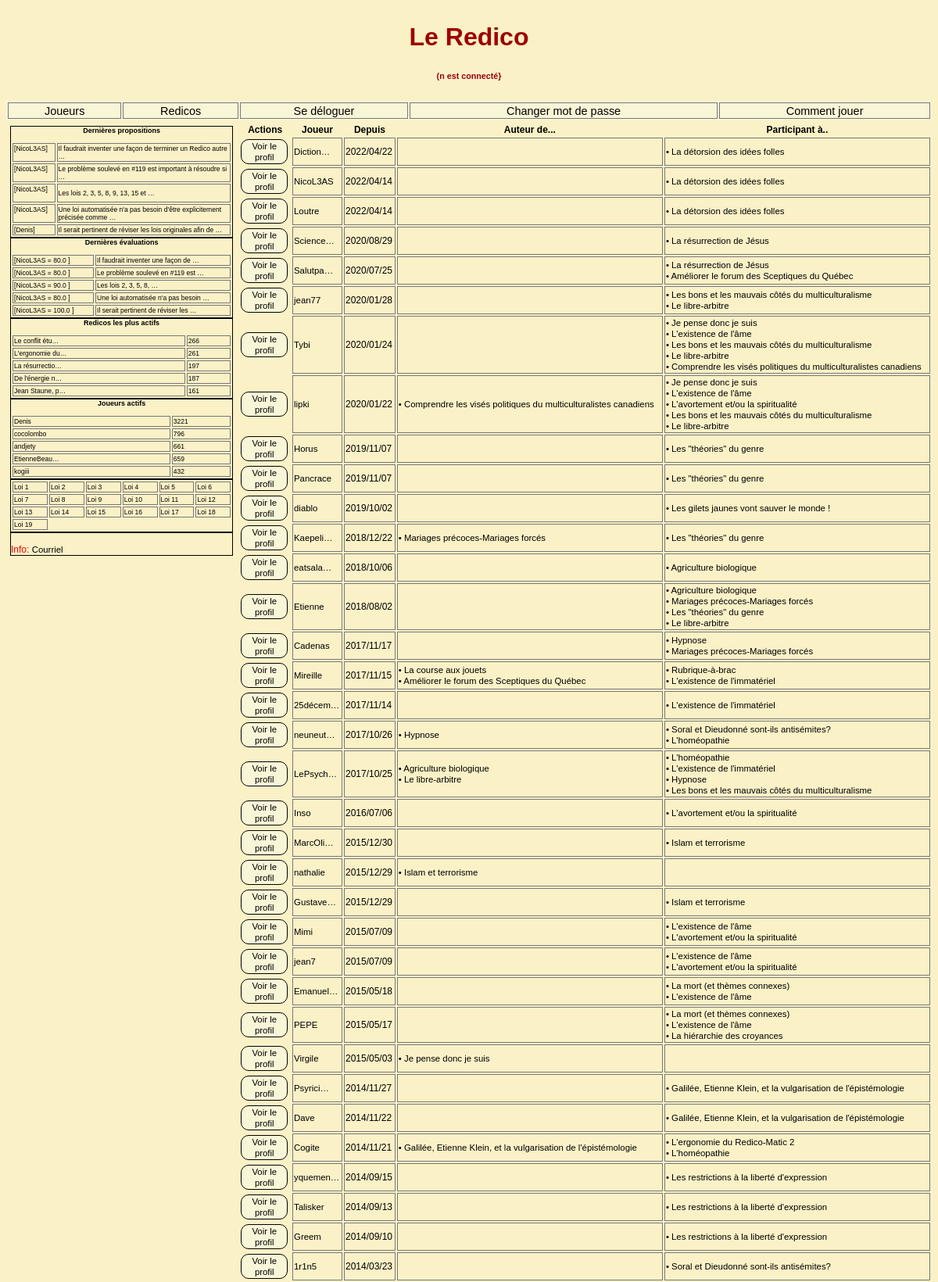
The app's page /joueurs/ (signed in, upper part) with its own data.
### redicos/models.py (models this page shows, shortened)
class Redico(models.Model):
    titre = models.TextField(unique=True)
    createur = models.ForeignKey(User, editable=False, on_delete=models.CASCADE, related_name='Redico_createur')
    debut = models.DateTimeField(auto_now_add=True)
    actif = models.BooleanField(default=True, editable=True)

### joueurs/views.py (the view)
# urls.py: re_path(r'^joueurs/$',  joueurs_views.index,
def index(request):
    joueurs = Joueur.objects.exclude(evaluation__joueur__id=None).distinct()
    joueurs = joueurs.order_by('-date_joined')
    c = {'request':request,
         'joueurs':joueurs,
         'show_profil'     : True,
         'show_add_redico' : True,
         'show_add_prop'   : False,
         'show_add_eval'   : False,
         'show_edit_redico': False,
         'show_edit_prop'  : False,
         'show_edit_eval'  : False
         }
    return render(request,  "joueurs/index.html",c)

### joueurs/models.py (called while the page is built)
    def __str__(self):
        return u"%s" % (self.username)

    def redsAuteurList(self):
        from redicos.models import Redico
        return Redico.objects.filter(createur=self.id).\
                              values(RedId=F('proposition__redico__id'),
                                     RedCreateur=F('proposition__redico__createur'),
                                     RedTitre=F('proposition__redico__titre'),
                                     RedDate=F('proposition__redico__debut')).distinct()

    def redsParticipantsList(self):
        from evaluations.models import Evaluation
        l1  = Evaluation.objects.filter(joueur=self.id). \
                            values(RedId=F('proposition__redico__id'),
                                   RedCreateur=F('proposition__redico__createur'),
                                   RedTitre=F('proposition__redico__titre'),
                                   RedDate=F('proposition__redico__debut')).distinct()
        l2 = self.redsAuteurList()
        return l1.difference(l2)

### redicos/context_processors.py (called while the page is built)
def redicos_importants(request):
    redicos_importants = Proposition.objects.all().values('redico__id', 'redico__titre').annotate(cnt=Count('redico')).order_by('-cnt')[:nb_Items]
    return { 'redicos_importants': redicos_importants, }

def redicos_dynamiques(request):
    redicos_dynamiques = Proposition.objects.all().values('redico__id', 'redico__titre').annotate(cnt=Count('redico')).order_by('-cnt')[:nb_Items]
    return {'redicos_dynamiques': redicos_dynamiques, }

def dern_props(request):
    dernieres_props = Proposition.objects.all().values('texte', 'redico__id', 'sequence', 'auteur__id', 'auteur__username').order_by('-id')[:nb_Items]
    return {'dern_props': dernieres_props, }

def dern_evals(request):
    dernieres_evals = Evaluation.objects.all().values('proposition__sequence',
                                                      'proposition__redico__id',
                                                      'proposition__texte',
                                                      'joueur__username',
                                                      'eval').order_by('-id')[:nb_Items]
    return {'dern_evals': dernieres_evals, }

def joueurs_actifs(request):
    joueurs_actifs = Evaluation.objects.all().values('joueur__username', 'joueur__id').annotate(cnt=Count('joueur')).order_by('-cnt')[:nb_Items]
    return {'joueurs_actifs': joueurs_actifs,}

### templates/joueurs/index.html (shortened to what this page needs)
{% extends 'base.html' %}
{% load i18n %}
{% load evaluations_tags %}
{% block index-detail %}
    <div class="div-index-detail">
        <table class="joueurs-index">
            <thead>
                <tr>
                <th>Actions</th>
                <th>Joueur</th>
                <th>Depuis</th>
                <th>Auteur de... </th>
                <th>Participant à..</th></tr>
            </thead>
            <tbody>
                {% for joueur in joueurs %}
                     <tr>
                     <div>
                       <td class="actions">
                        {% peut_voir_un_profil %}
                       </td>
                     </div>
                    <div>
                        <td><a href="/joueur/{{ joueur.id }}/"  title={{ joueur }}>{{ joueur|truncatechars:8 }}</a>
                        </td>
                     </div>
                        <td>
                           {{ joueur.date_joined|date:"Y/m/d" }}
                        </td>
                        <td>
                            {% for r in joueur.redsAuteurList %}
                              <a href="/redico/{{ r.RedId }}/">
                                  &#8226; {{ r.RedTitre  }}</a><br />
                            {%  endfor %}
                        </td>
                        <td>
                            {% for r in joueur.redsParticipantsList  %}
                                <a href="/redico/{{ r.RedId }}/">
                                &#8226;  {{ r.RedTitre}}</a><br />
                            {%  endfor %}
                        </td>
                     </tr>
                 {% endfor %}
            </tbody>
        </table>
    </div>
{% endblock index-detail %}

### templates/base.html (shortened to what this page needs)
{% load static %}
<!DOCTYPE html>
<html lang="fr">
<head>
    <link rel="stylesheet" type="text/css" href="{% static 'redico4.css' %}"/>
</head>
<body>
    <div class="grille-de-fond">
        {% block header %}
            {%  if user.is_authenticated %}
            <div class="div-header"><h1>Le Redico <h6>({{ user }} est connecté}</h6></h1></div>
            {% else %}
            <div class="div-header"><h1>Le Redico <h6>(Vous n'êtes pas connecté}</h6></h1></div>
            {% endif %}
        {% endblock %}
        {% block navigation %}
            {% include 'navigation.html' %}
        {% endblock %}
            <div class="div-colonne-gauche">
                {% block colonne-gauche %}
                    {% block dern-props %}              {% include 'dernieres-propositions.html' %} {% endblock %}
                    {% block dern-evals %}              {% include 'dernieres-evaluations.html' %}  {% endblock %}
                    {% block redicos-actifs %}          {% include 'redicos-actifs.html' %}         {% endblock %}
                    {% block joueurs-actifs %}          {% include 'joueurs-actifs.html' %}         {% endblock %}
                    {% block les-lois %}                {% include 'les-lois.html' %}               {% endblock %}
                    {% block footer %}                  {% include 'footer.html'    %}              {% endblock %}
                {% endblock %}
            </div>
         {% block index-detail %}{% endblock %}
</div>
</body>
</html>

### css/redico4.css (style rules this page uses)
body { font-family: Arial; background-color: #fbf1c7; }
.grille-de-fond { display: grid; grid-template-columns: repeat(12, 1fr); grid-template-rows: min-content 1fr; grid-column-gap: 1px; grid-row-gap: 1px; color: #d0cece; border: solid 0px #2a2929; }
.div-header { grid-area: 1 / 1 / 2 / -1; }
.div-header { color: #9d0006; border: solid 0 red; text-align: center; }
.div-colonne-gauche { grid-area: 4 / 1 / 11 / 4; }
.div-colonne-gauche { border: solid 0 #fbe32b; background-color: #fbf1c7; color: red; font-size: 0.75em; border-radius: 5px; padding: 5px; }
.div-index-detail { grid-area: 4 / 4 / 11 / -1; }
table { font-size: 0.75em; color: black; border: solid 0px #6f6e71; margin-left: auto; margin-right: auto; width: 100%; }
td.actions { border: solid 0px red; font-size: 0.95em; background-color: #fbf1c7; color: #fff; }
div .btn-action { background-color: #f9f5d7; border: solid black 1px; color: red; padding: 1px 1px; width: 60px; text-align: center; text-decoration: none; display: inline-block; font-size: 12px; margin: 1px 1px; cursor: pointer; border-radius:10px; }

### records on screen
Redico: RedTitre "La détorsion des idées folles"
Redico: RedTitre "La résurrection de Jésus"
Redico: RedTitre "Améliorer le forum des Sceptiques du Québec"
Redico: RedTitre "Les bons et les mauvais côtés du multiculturalisme"
Redico: RedTitre "Le libre-arbitre"
Redico: RedTitre "Je pense donc je suis"
Redico: RedTitre "L'existence de l'âme"
Redico: RedTitre "Comprendre les visés politiques du multiculturalistes canadiens"
Redico: RedTitre "L'avortement et/ou la spiritualité"
Redico: RedTitre "Les \"théories\" du genre"
Redico: RedTitre "Les gilets jaunes vont sauver le monde !"
Redico: RedTitre "Mariages précoces-Mariages forcés"
Redico: RedTitre "Agriculture biologique"
Redico: RedTitre "Hypnose"
Redico: RedTitre "La course aux jouets"
Redico: RedTitre "Rubrique-à-brac"
Redico: RedTitre "L'existence de l'immatériel"
Redico: RedTitre "Soral et Dieudonné sont-ils antisémites?"
Redico: RedTitre "L'homéopathie"
Redico: RedTitre "Islam et terrorisme"
Redico: RedTitre "La mort (et thèmes connexes)"
Redico: RedTitre "La hiérarchie des croyances"
Redico: RedTitre "Galilée, Etienne Klein, et la vulgarisation de l'épistémologie"
Redico: RedTitre "L'ergonomie du Redico-Matic 2"
Redico: RedTitre "Les restrictions à la liberté d'expression"

### other values on screen
{{ user }} "n"
{{ p.auteur__username|slice:":12" }} "NicoL3AS" "NicoL3AS" "NicoL3AS" "NicoL3AS" "Denis"
{{ p.texte|truncatewords:10|safe|urlize }} "Il faudrait inventer une façon de terminer un Redico autre …" "Le problème soulevé en #119 est important à résoudre si …" "Les lois 2, 3, 5, 8, 9, 13, 15 et …" "Une loi automatisée n'a pas besoin d'être explicitement précisée comme …" "Il serait pertinent de réviser les lois originales afin de …"
{{ e.joueur__username|slice:":12" }} "NicoL3AS" "NicoL3AS" "NicoL3AS" "NicoL3AS" "NicoL3AS"
{{ e.eval|abstention }} "80.0" "80.0" "90.0" "80.0" "100.0"
{{ e.proposition__texte|truncatewords:6|safe|urlize }} "Il faudrait inventer une façon de …" "Le problème soulevé en #119 est …" "Les lois 2, 3, 5, 8, …" "Une loi automatisée n'a pas besoin …" "Il serait pertinent de réviser les …"
{{ r.redico__titre|truncatechars:15 }} "Le conflit étu…" "L'ergonomie du…" "La résurrectio…" "De l'énergie n…" "Jean Staune, p…"
{{ r.cnt }} "266" "261" "197" "187" "161"
{{ j.joueur__username|truncatechars:12 }} "Denis" "cocolombo" "andjety" "EtienneBeau…" "kogiii"
{{ j.cnt }} "3221" "796" "661" "659" "432"
{{ joueur|truncatechars:8 }} "Diction…"
{{ joueur.date_joined|date:"Y/m/d" }} "2022/04/22"
{{ joueur|truncatechars:8 }} "NicoL3AS"
{{ joueur.date_joined|date:"Y/m/d" }} "2022/04/14"
{{ joueur|truncatechars:8 }} "Loutre"
